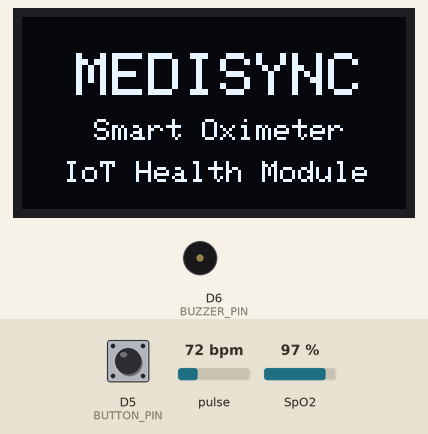
This sketch was run on a simulated ESP8266 (Wemos D1 mini). Parts: 128×64 one-colour display, buzzer (waves = sounding). The inputs (shaded band) are chosen by the test bench; at power-on: D5 (BUTTON_PIN) HIGH, pulse 72 bpm, SpO2 97 %. WiFi joins after 1.5 s; servers stay silent unless stated; the local clock reads 2024-03-15 10:24:30 at power-on unless the sketch sets it; what the sketch prints to the serial monitor is not drawn.

Above: at 0.4 s.
At 6.4 s:
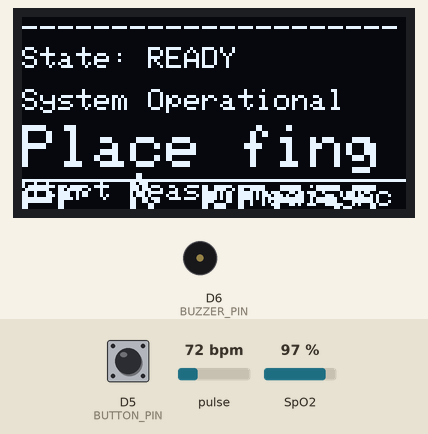
6.5 s: D5 (BUTTON_PIN) pulled LOW for 0.15 s
At 7.7 s:
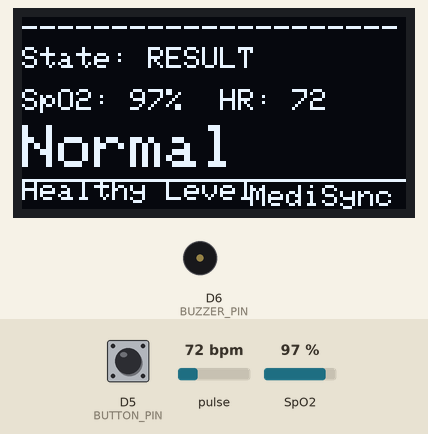
8.7 s: D5 (BUTTON_PIN) pulled LOW for 3.2 s
At 12.07 s:
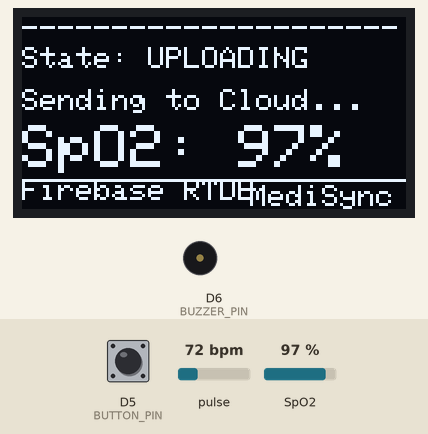
Timing chart, 0 to 14.0 s (numbered marks = the images above; inputs shaded):
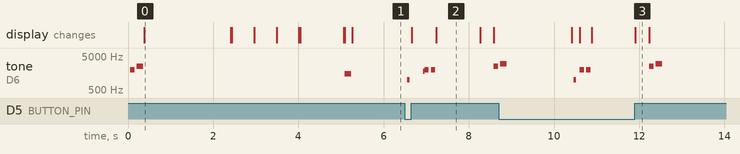

The sketch:

medisync_esp8266_max30100.ino
```cpp
/*
 * MediSync IoT Smart Oximeter Integration Firmware
 * Target Board: ESP8266 NodeMCU / Wemos D1 Mini / Generic ESP8266
 *
 * Hardware Connections (Label mapping):
 * 1. MAX30100 Pulse Oximeter Sensor:
 *    VIN  -> 3.3V
 *    GND  -> GND
 *    SDA  -> D2 (GPIO 4)
 *    SCL  -> D1 (GPIO 5)
 * 2. SSD1306 OLED (I2C):
 *    VCC  -> 3.3V
 *    GND  -> GND
 *    SDA  -> D2 (GPIO 4)
 *    SCL  -> D1 (GPIO 5)
 * 3. Push Button:
 *    One Side   -> D5 (GPIO 14)
 *    Other Side -> GND
 *    Note: Configured with internal INPUT_PULLUP.
 * 4. Active Buzzer:
 *    Positive (+) -> D6 (GPIO 12)
 *    Negative (-) -> GND
 *
 * Features:
 * - OLED display flow: Boot -> WiFi -> Firebase -> Ready -> Measuring (Finger Detect & Signal Quality) -> Result -> Synced.
 * - Active buzzer sound alerts for boot, ready, completion, warning, and critical SpO2 warnings.
 * - Outlier filtering algorithm (takes multiple samples, removes noise and invalid ranges, and averages).
 * - Instant manual trigger using the push button (GPIO 14).
 * - 10-second automatic loop transmission of SpO2, Heart Rate, NTP timestamp, and WiFi RSSI to Firebase RTDB.
 */

#include <ESP8266WiFi.h>
#include <Firebase_ESP_Client.h>
#include <MAX30100_PulseOximeter.h>
#include <Wire.h>
#include <Adafruit_GFX.h>
#include <Adafruit_SSD1306.h>
#include <time.h>

// Firebase Helpers
#include <addons/TokenHelper.h>
#include <addons/RTDBHelper.h>

// --- Pin Mappings ---
#ifdef D5
  #define BUTTON_PIN D5
#else
  #define BUTTON_PIN 14    // GPIO 14
#endif

#ifdef D6
  #define BUZZER_PIN D6
#else
  #define BUZZER_PIN 12    // GPIO 12
#endif

#ifdef D2
  #define OLED_SDA D2
#else
  #define OLED_SDA 4       // GPIO 4
#endif

#ifdef D1
  #define OLED_SCL D1
#else
  #define OLED_SCL 5       // GPIO 5
#endif

// --- OLED Configuration ---
#define SCREEN_WIDTH 128
#define SCREEN_HEIGHT 64
#define OLED_RESET -1
#define OLED_ADDRESS 0x3C
Adafruit_SSD1306 display(SCREEN_WIDTH, SCREEN_HEIGHT, &Wire, OLED_RESET);

// --- Pulse Oximeter Configuration ---
PulseOximeter pox;

// --- Firebase Configuration ---
#define FIREBASE_API_KEY "AIzaSyBsedBBMCahJXiNShwNICk7UxUJwY4229A"
#define FIREBASE_DATABASE_URL "medisync-2b25a-default-rtdb.firebaseio.com" // DO NOT INCLUDE https://
#define DEVICE_ID "oximeter_01" // Matches oximeter listener on the patient dashboard

FirebaseData fbdo;
FirebaseAuth auth;
FirebaseConfig config;

// --- WiFi Configuration ---
#define WIFI_SSID "Test"
#define WIFI_PASSWORD "22558800"

// --- Global variables for tracking ---
unsigned long lastTelemetryTime = 0;
const unsigned long TELEMETRY_INTERVAL = 15000; // 15s auto-upload interval

// --- Buzzer Sounds ---
void playBuzzerTone(int frequency, int durationMs) {
  tone(BUZZER_PIN, frequency, durationMs);
  delay(durationMs);
  noTone(BUZZER_PIN);
}

void soundPowerOn() {
  playBuzzerTone(2000, 100);
  delay(50);
  playBuzzerTone(2500, 150);
}

void soundReadyToMeasure() {
  playBuzzerTone(1500, 150);
}

void soundButtonClick() {
  playBuzzerTone(1000, 60);
}

void soundMeasurementSuccess() {
  playBuzzerTone(2000, 100);
  delay(50);
  playBuzzerTone(2000, 100);
}

void soundWarningBeep() {
  playBuzzerTone(2800, 120);
  delay(80);
  playBuzzerTone(2800, 120);
}

void soundCriticalAlarm() {
  // Continuous alarming sequence
  for (int i = 0; i < 5; i++) {
    playBuzzerTone(3200, 150);
    delay(100);
  }
}

// --- OLED Rendering Helper ---
void renderScreen(String state, String line2 = "", String line3 = "", String line4 = "") {
  display.clearDisplay();

  // Constant Header
  display.setTextSize(1);
  display.setTextColor(SSD1306_WHITE);
  display.setCursor(0, 0);
  display.println("---------------------");

  display.setCursor(0, 10);
  display.setTextSize(1);
  display.print("State: ");
  display.println(state);

  display.setCursor(0, 24);
  if (line2.length() > 0) {
    display.setTextSize(1);
    display.println(line2);
  }

  if (line3.length() > 0) {
    display.setCursor(0, 36);
    display.setTextSize(2); // Draw main values larger
    display.println(line3);
  }

  if (line4.length() > 0) {
    display.setCursor(0, 54);
    display.setTextSize(1);
    display.println(line4);
  }

  // Constant Footer: MediSync
  display.setCursor(76, 56);
  display.setTextSize(1);
  display.println("MediSync");
  display.drawLine(0, 54, 127, 54, SSD1306_WHITE);

  display.display();
}

void showLogo() {
  display.clearDisplay();
  display.setTextColor(SSD1306_WHITE);

  // Draw elegant text logo
  display.setTextSize(2);
  display.setCursor(18, 12);
  display.println("MEDISYNC");

  display.setTextSize(1);
  display.setCursor(24, 34);
  display.println("Smart Oximeter");

  display.setCursor(14, 48);
  display.println("IoT Health Module");
  display.display();
  delay(2000);
}

// MAX30100 beat detection callback (optional visual pulse monitor)
volatile bool beatDetected = false;
void onBeatDetected() {
  beatDetected = true;
  Serial.println("Beat Detected!");
}

void syncNTP() {
  renderScreen("INITIALIZING", "Syncing NTP Time", "Connecting NTP...", "");
  configTime(0, 0, "pool.ntp.org", "time.nist.gov");

  int retries = 0;
  time_t now = time(nullptr);
  while (now < 8 * 3600 * 2 && retries < 20) {
    delay(500);
    now = time(nullptr);
    retries++;
  }
}

void connectWiFi() {
  if (WiFi.status() == WL_CONNECTED) return;

  renderScreen("WIFI SETUP", "Connecting to SSID:", String(WIFI_SSID), "");
  WiFi.mode(WIFI_STA);
  WiFi.begin(WIFI_SSID, WIFI_PASSWORD);

  int retries = 0;
  while (WiFi.status() != WL_CONNECTED && retries < 30) {
    delay(500);
    retries++;
    String dots = "";
    for (int i = 0; i < (retries % 4); i++) dots += ".";
    renderScreen("WIFI SETUP", "Connecting" + dots, String(WIFI_SSID), "Signal: Connecting");
  }

  if (WiFi.status() == WL_CONNECTED) {
    renderScreen("WIFI READY", "Connected!", WiFi.localIP().toString(), "Signal: " + String(WiFi.RSSI()) + " dBm");
    delay(1000);
  } else {
    renderScreen("WIFI OFFLINE", "Connection failed", "Running local mode", "");
    delay(1500);
  }
}

void performMeasurementAndUpload() {
  soundButtonClick();
  renderScreen("MEASURING", "Place finger", "Initializing...", "Keep steady");

  const int MAX_SAMPLES = 80;
  float hrSamples[MAX_SAMPLES];
  float spo2Samples[MAX_SAMPLES];
  int sampleCount = 0;

  unsigned long startWait = millis();
  unsigned long lastScreenUpdate = 0;

  beatDetected = false; // Reset beat flag before starting

  // Sample for up to 15 seconds, or until we get enough samples (40)
  while (millis() - startWait < 15000 && sampleCount < 40) {
    pox.update();

    // Check beat detection callback - non-blocking buzzer sound
    if (beatDetected) {
      beatDetected = false;
      tone(BUZZER_PIN, 1800, 30); // Play short beep in background (does not block pox.update())
    }

    float currentHR = pox.getHeartRate();
    float currentSpO2 = pox.getSpO2();

    // Only accept physiological values (SpO2 > 70% and HR between 40 and 220)
    if (currentSpO2 > 70.0 && currentHR > 40.0 && currentHR < 220.0) {
      if (sampleCount < MAX_SAMPLES) {
        hrSamples[sampleCount] = currentHR;
        spo2Samples[sampleCount] = currentSpO2;
        sampleCount++;
      }
    }

    // Throttle OLED updates to once every 500ms to prevent I2C bus slowdown
    if (millis() - lastScreenUpdate >= 500) {
      lastScreenUpdate = millis();
      int progressPercent = map(millis() - startWait, 0, 15000, 0, 100);
      if (progressPercent > 100) progressPercent = 100;
      String progressBars = "";
      int bars = progressPercent / 10;
      for (int i = 0; i < bars; i++) progressBars += "=";

      if (sampleCount > 0) {
        renderScreen("READING...", "Keep finger steady", "SpO2: " + String((int)currentSpO2) + "%", "HR: " + String((int)currentHR) + " bpm");
      } else {
        renderScreen("READING...", "Place properly", "No Finger?", progressBars);
      }
    }

    // Yield to let ESP8266 handle background tasks and prevent watchdog reset
    yield();
  }

  // If no finger detected or insufficient samples
  if (sampleCount < 10) {
    renderScreen("NO FINGER", "Sensor active", "Please place finger", "Will retry in 15s");
    playBuzzerTone(400, 400);
    delay(2000);
    return;
  }

  // Sort samples to remove outliers (Bubble Sort)
  for (int i = 0; i < sampleCount - 1; i++) {
    for (int j = 0; j < sampleCount - i - 1; j++) {
      if (spo2Samples[j] > spo2Samples[j + 1]) {
        float temp = spo2Samples[j];
        spo2Samples[j] = spo2Samples[j + 1];
        spo2Samples[j + 1] = temp;
      }
      if (hrSamples[j] > hrSamples[j + 1]) {
        float temp = hrSamples[j];
        hrSamples[j] = hrSamples[j + 1];
        hrSamples[j + 1] = temp;
      }
    }
  }

  // Trim top 15% and bottom 15% of samples
  int trimCount = sampleCount * 0.15;
  if (trimCount == 0 && sampleCount > 5) trimCount = 1;

  float hrSum = 0;
  float spo2Sum = 0;
  int averagedCount = 0;

  for (int i = trimCount; i < (sampleCount - trimCount); i++) {
    hrSum += hrSamples[i];
    spo2Sum += spo2Samples[i];
    averagedCount++;
  }

  float finalHR = hrSum / averagedCount;
  float finalSpO2 = spo2Sum / averagedCount;

  if (finalSpO2 > 100.0) finalSpO2 = 100.0;

  soundMeasurementSuccess();

  String statusMessage = "Normal";
  if (finalSpO2 < 90.0) {
    statusMessage = "Critical";
    renderScreen("RESULT", "SpO2: " + String((int)finalSpO2) + "%  HR: " + String((int)finalHR), statusMessage, "Urgent Attention!");
    soundCriticalAlarm();
  } else if (finalSpO2 <= 94.0) {
    statusMessage = "Warning";
    renderScreen("RESULT", "SpO2: " + String((int)finalSpO2) + "%  HR: " + String((int)finalHR), statusMessage, "Check position");
    soundWarningBeep();
  } else {
    renderScreen("RESULT", "SpO2: " + String((int)finalSpO2) + "%  HR: " + String((int)finalHR), "Normal", "Healthy Level");
    delay(1000);
  }

  // Upload to Firebase RTDB if online
  if (WiFi.status() == WL_CONNECTED && Firebase.ready()) {
    renderScreen("UPLOADING", "Sending to Cloud...", "SpO2: " + String((int)finalSpO2) + "%", "Firebase RTDB");

    time_t now = time(nullptr);
    uint64_t timestamp_ms = (uint64_t)now * 1000;
    int rssi = WiFi.RSSI();

    FirebaseJson json;
    json.set("spo2", finalSpO2);
    json.set("heartRate", finalHR);
    json.set("bpm", finalHR);
    json.set("timestamp", timestamp_ms);
    json.set("rssi", rssi);
    json.set("status", "online");
    json.set("healthStatus", statusMessage);

    String path = "/device_telemetry/" + String(DEVICE_ID);
    if (Firebase.RTDB.setJSON(&fbdo, path.c_str(), &json)) {
      // Also push to telemetry_vitals for instant patient sync
      Firebase.RTDB.setJSON(&fbdo, "/telemetry_vitals/pat1", &json);

      renderScreen("SYNCED", "Successfully Synced!", "Data Uploaded", "Just Now");
      playBuzzerTone(2500, 100);
      delay(50);
      playBuzzerTone(3000, 150);
    } else {
      renderScreen("UPLOAD ERROR", "Failed to sync", fbdo.errorReason(), "");
      playBuzzerTone(600, 500);
    }
  } else {
    renderScreen("OFFLINE RESULT", "Saved Locally", "SpO2: " + String((int)finalSpO2) + "%", "WiFi Offline");
  }

  delay(1500);
}

void setup() {
  Serial.begin(115200);

  pinMode(BUTTON_PIN, INPUT_PULLUP);
  pinMode(BUZZER_PIN, OUTPUT);
  digitalWrite(BUZZER_PIN, LOW);

  // Initialize I2C Wire with SDA and SCL
  Wire.begin(OLED_SDA, OLED_SCL);
  Wire.setClock(400000); // Set I2C clock to 400kHz for faster updates

  // Initialize OLED Display
  if (!display.begin(SSD1306_SWITCHCAPVCC, OLED_ADDRESS)) {
    Serial.println(F("SSD1306 allocation failed"));
    for (;;);
  }

  display.clearDisplay();
  display.display();

  soundPowerOn();
  showLogo();

  renderScreen("BOOT", "Initializing MAX30100", "Starting sensor...", "");

  // Initialize MAX30100 sensor
  if (!pox.begin()) {
    Serial.println("MAX30100 FAILED");
    renderScreen("SENSOR ERROR", "MAX30100 init failed", "Restart Device", "");
    soundCriticalAlarm();
    for (;;);
  } else {
    pox.setOnBeatDetectedCallback(onBeatDetected);
    pox.setIRLedCurrent(MAX30100_LED_CURR_11MA); // Increase IR LED current to 11mA for improved skin penetration and detection stability
  }

  connectWiFi();
  syncNTP();

  // Initialize Firebase RTDB
  renderScreen("BOOT", "Connecting Firebase", String(FIREBASE_DATABASE_URL), "");
  config.api_key = FIREBASE_API_KEY;
  config.database_url = FIREBASE_DATABASE_URL;
  config.signer.test_mode = true;

  Firebase.begin(&config, &auth);
  Firebase.reconnectWiFi(true);

  soundReadyToMeasure();
  renderScreen("READY", "System Operational", "Place finger & press", "Start Measure");
  lastTelemetryTime = millis();
}

void loop() {
  // Check for button press to start measurement manually
  if (digitalRead(BUTTON_PIN) == LOW) {
    delay(50); // Debounce
    if (digitalRead(BUTTON_PIN) == LOW) {
      performMeasurementAndUpload();
      lastTelemetryTime = millis();
      renderScreen("READY", "System Operational", "Place finger & press", "Start Measure");
    }
  }

  // Automatic periodic check loop (every 15 seconds)
  if (millis() - lastTelemetryTime >= TELEMETRY_INTERVAL) {
    lastTelemetryTime = millis();
    performMeasurementAndUpload();
    renderScreen("READY", "System Operational", "Place finger & press", "Start Measure");
  }

  // Run sensor update loop when idle to keep callback active
  pox.update();
}
```

Measured:
- after the input at 6.5 s, tone on D6 (BUZZER_PIN): plays 1000 Hz for 0.06 s, 1800 Hz for 0.03 s, 2000 Hz for 0.10 s, 2000 Hz for 0.10 s, 2500 Hz for 0.10 s, starting after 0.05 s; the display: first changes after 0.16 s (image 2 shows a later state)
- after the input at 8.7 s, the display: first differs from a run without the input after 1.9 s (image 3 shows a later state)
- what the display in image 0 shows lasts 2.0 s, from 0.4 s to 2.4 s
- what the display in image 2 shows lasts 1.1 s, from 7.2 s to 8.3 s
